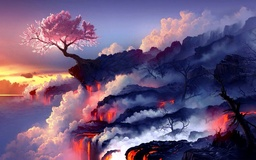
#> input picture Image Manipulation/Input Images/Oogway_forest.jpg, 256 x 160 px, shrunk from 1920 x 1200 before the run
$ python blur_process.py
#> lines starting #> are read from the running program, lines starting #| are printed output that depends on the picture
import concurrent.futures # multiprocessing dependency
import numpy as np
import matplotlib.pyplot as plt
import matplotlib.image as mimg


def rgba2rgb(img):
    height, width, _ = img.shape
    rgb_img_arr = np.zeros(shape=(height, width, 3))

    for i in range(height):
        for j in range(width):
            for k in range(3):
                rgb_img_arr[i, j, k] = img.item((i, j, k))

    return rgb_img_arr


def _get_image(path, ignore_alpha = True):
#> called with path = 'Input Images/Oogway_forest.jpg', ignore_alpha = True
    img = mimg.imread(path)
#> img is the input picture: shape (160, 256, 3); mean R, G, B 109.1, 87, 120.2

    if path.endswith('.jpg') or path.endswith('.tif') or path.endswith('.jpeg'):
        return img / 255

    elif path.endswith('.png') and ignore_alpha:
        return rgba2rgb(img)

    return img

img2 = _get_image('Input Images/Oogway_forest.jpg')


# stop width for blur
def _find_stop_blur(height, width, grid_size, start_pixel) -> list:
    x_dim, y_dim = start_pixel
    padding = grid_size//2
    _stop = (padding + 1) if grid_size & 1 else padding

    if x_dim < height or y_dim < width:
        e_h = height - x_dim if (height - x_dim) <= padding and (x_dim < height) else _stop
        e_w = width - y_dim if (width - y_dim) <= padding and (y_dim < width) else _stop

    if x_dim >= height or y_dim >= width:
        e_h = height - (x_dim - padding) if (height - x_dim) <= padding and (x_dim >= height) else _stop
        e_w = width - (y_dim - padding) if (width - y_dim) <= padding and (y_dim >= width) else _stop

    return [e_h, e_w]


# blur, pixelate dependency
def _avg_color_in_grid(img, grid_size, start_pixel, img_type):

    x_dim, y_dim = start_pixel
    padding = grid_size//2 # no. of pixels on either side of central pixel

    _stop = (padding + 1) if grid_size & 1 else padding  # (less on right side if even)

    r_total, g_total, b_total = 0, 0, 0

    # height, width, _ = img.shape

    # if x_dim < height - _stop and y_dim < width - _stop:
    try:
        r_total, g_total, b_total = 0, 0, 0

        # default grid_size^2 for all pixels not on top or left edge
        total_pixels = grid_size**2 if x_dim > padding and y_dim > padding else 0

        for _i in range(-padding, _stop):
            for _j in range(-padding, _stop):

                if (x_dim + _i >= 0 ) and (y_dim + _j >= 0):

                    r_total += img.item((x_dim + _i, y_dim + _j, 0))
                    g_total += img.item((x_dim + _i, y_dim + _j, 1))
                    b_total += img.item((x_dim + _i, y_dim + _j, 2))

                    # increment by one if pixels on top or left edge
                    total_pixels += 1 and total_pixels != grid_size**2

    # else:
    except IndexError:
        r_total, g_total, b_total = 0, 0, 0
        height, width, _ = img.shape

        if img_type == "BLUR":
            empty_stop_height, empty_stop_width = _find_stop_blur(height, width, grid_size, start_pixel)

        total_pixels = 0
        for _i in range(-padding, empty_stop_height):
            for _j in range(-padding, empty_stop_width):

                r_total += img.item((x_dim + _i, y_dim + _j, 0))
                g_total += img.item((x_dim + _i, y_dim + _j, 1))
                b_total += img.item((x_dim + _i, y_dim + _j, 2))

                total_pixels+=1

    return np.array((r_total, g_total, b_total)) / total_pixels


THRESHOLD_SIZE = 180 # TODO: adjust values


# Crops main array given [height_offset, width_offset]
# * Works
# TODO: Optimize  - (nested functions) - else block
def select_chunk(img, offset) -> np.ndarray:
    img_height, img_width, _ = img.shape

    if (img_height - offset[0] >= THRESHOLD_SIZE) and (img_width - offset[1] >= THRESHOLD_SIZE):

        cropped_arr = np.zeros(shape=(THRESHOLD_SIZE, THRESHOLD_SIZE, 3))

        for _i, i in enumerate(range(offset[0], offset[0] + THRESHOLD_SIZE)):
            for _j, j in enumerate(range(offset[1], offset[1] + THRESHOLD_SIZE)):
                for k in range(3):
                    cropped_arr[_i, _j, k] = img.item((i, j, k))
    else:

        new_img_height = img_height - offset[0] if (img_height - offset[0]) < THRESHOLD_SIZE else THRESHOLD_SIZE
        new_img_width  = img_width  - offset[1] if (img_width  - offset[1]) < THRESHOLD_SIZE else THRESHOLD_SIZE

        cropped_arr = np.zeros(shape=(new_img_height, new_img_width, 3))

        for _i, i in enumerate(range(offset[0], offset[0] + new_img_height)):
            for _j, j in enumerate(range(offset[1], offset[1] + new_img_width)):
                for k in range(3):
                    cropped_arr[_i, _j, k] = img.item((i, j, k))

    return cropped_arr

# Blurs a given 2D array
# * Works
def blur(img, blur_size = 3) -> np.ndarray:
    # blur_size = int(input("Blur size: "))
    # 2 - 18.5s
    # 3 - 24.6s
    # 5 - ~47s
    # 7 - 1m 57.2s
    # 10 - 2m 37.5s

    height, width, _ = img.shape

    new_img_arr = np.zeros(shape=(height, width, 3))

    for i in range(height):
        for j in range(width):

            new_img_arr[i, j] = _avg_color_in_grid(img, blur_size, (i, j), "BLUR")

    return new_img_arr


# Concatenates 1D array of img chunks
# * Works
def put_together(all_chunks_l, img):

    height, width, _ = img.shape

    new_img_arr = np.zeros(shape=(height, width, 3))

    for i_1d, chunk in enumerate(all_chunks_l):
        _offset = [ i_1d // (width//THRESHOLD_SIZE + 1), i_1d % (width//THRESHOLD_SIZE + 1)] # This is correct

        chunk_h, chunk_w, _ = chunk.shape
        for i in range(chunk_h):
            for j in range(chunk_w):
                for k in range(3):
                    new_img_arr[i + (_offset[0] * THRESHOLD_SIZE), j + (_offset[1] * THRESHOLD_SIZE), k] = chunk.item((i, j, k))

    return new_img_arr

# + This should be the parent function
# Rn: makes a 1D array of all chunks
def concatenate_blur_imgs(img, blur_size = 3):

    # * region Separating Chunks
#> called with blur_size = 10
    height, width, _ = img.shape
#> height = 160; width = 256

    all_chunks = []

    number_of_blurs = (height//THRESHOLD_SIZE + 1, width//THRESHOLD_SIZE + 1) # This is correct since range(0, …)
#> number_of_blurs = (1, 2)

    for offset_h in range(number_of_blurs[0]):
        for offset_w in range(number_of_blurs[1]):
            all_chunks.append(select_chunk(img, [offset_h * THRESHOLD_SIZE, offset_w * THRESHOLD_SIZE]))
#> after the loop, all_chunks = 2 items
            # all_chunks[offset_h, offset_w] = select_chunk(img, [offset_h * THRESHOLD_SIZE, offset_w * THRESHOLD_SIZE])

    # return all_chunks

    # I now have a 1-D array of each chunk in the pic
    # * endregion


    # * region Multiprocessing
    all_chunks_blurred = []
#> all_chunks_blurred = []
    with concurrent.futures.ProcessPoolExecutor() as executor:
        # results = [executor.submit(blur, chunk) for chunk in all_chunks]

        sizes_arr = np.full(len(all_chunks) - 1, blur_size)
#> sizes_arr = [10]
        results = executor.map(blur, all_chunks, sizes_arr)

        for result in results:
            all_chunks_blurred.append(result)
#> this loop made 1 pass
#> after the loop, all_chunks_blurred = 1 item

    # * endregion

    # * region Concatenation
    return put_together(all_chunks_blurred, img)
#> the loop in put_together, `for i_1d, chunk in enumerate(all_chunks_l):` made 1 pass
#> (i_1d, chunk_h, chunk_w) on pass 1: (0, 160, 180)
#> after the loop in put_together, `for i_1d, chunk in enumerate(all_chunks_l):`:
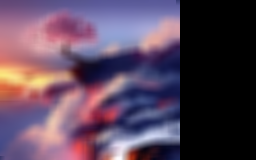
#> new_img_arr: shape (160, 256, 3) float64; mean of channels 0, 1, 2 0.356, 0.274, 0.356; drawn as R, G, B
    # * endregion


if __name__ == "__main__":
    plt.imsave('bruh.png', concatenate_blur_imgs(img2, 10))
# plt.imshow(put_together(concatenate_blur_imgs(img2, 20)))

$ run again, with Image Manipulation/Input Images/Spiral.jpg copied over Image Manipulation/Input Images/Oogway_forest.jpg
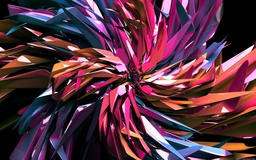
#> input picture Image Manipulation/Input Images/Spiral.jpg, 256 x 160 px, shrunk from 1920 x 1200 before the run
#> in _get_image, img is the input picture: shape (160, 256, 3); mean R, G, B 89.5, 49.7, 65.8
#> after the loop in concatenate_blur_imgs, `for offset_h in range(number_of_blurs[0]):`: all_chunks = 2 items
#> sizes_arr = [10]
#> the loop in concatenate_blur_imgs, `for result in results:` made 1 pass
#> after the loop in concatenate_blur_imgs, `for result in results:`: all_chunks_blurred = 1 item
#> the loop in put_together, `for i_1d, chunk in enumerate(all_chunks_l):` made 1 pass
#> (i_1d, chunk_h, chunk_w) on pass 1: (0, 160, 180)
#> after the loop in put_together, `for i_1d, chunk in enumerate(all_chunks_l):`:
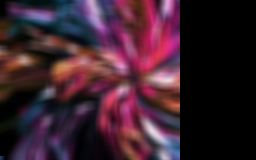
#> new_img_arr: shape (160, 256, 3) float64; mean of channels 0, 1, 2 0.237, 0.133, 0.182; drawn as R, G, B

$ run again, with Image Manipulation/Input Images/Swirly.jpg copied over Image Manipulation/Input Images/Oogway_forest.jpg
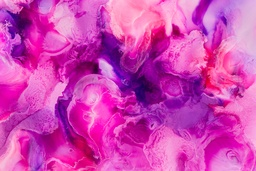
#> input picture Image Manipulation/Input Images/Swirly.jpg, 256 x 171 px, shrunk from 3840 x 2561 before the run
#> in _get_image, img is the input picture: shape (171, 256, 3); mean R, G, B 207.8, 68.3, 178.8
#> after the loop in concatenate_blur_imgs, `for offset_h in range(number_of_blurs[0]):`: all_chunks = 2 items
#> sizes_arr = [10]
#> the loop in concatenate_blur_imgs, `for result in results:` made 1 pass
#> after the loop in concatenate_blur_imgs, `for result in results:`: all_chunks_blurred = 1 item
#> the loop in put_together, `for i_1d, chunk in enumerate(all_chunks_l):` made 1 pass
#> (i_1d, chunk_h, chunk_w) on pass 1: (0, 171, 180)
#> after the loop in put_together, `for i_1d, chunk in enumerate(all_chunks_l):`:
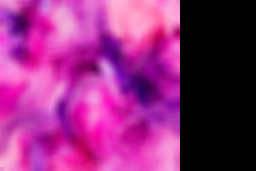
#> new_img_arr: shape (171, 256, 3) float64; mean of channels 0, 1, 2 0.564, 0.168, 0.481; drawn as R, G, B

$ run again, with Image Manipulation/Input Images/Bokeh1.png saved as Image Manipulation/Input Images/Oogway_forest.jpg
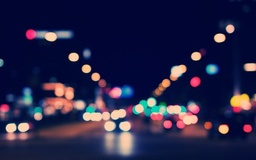
#> input picture Image Manipulation/Input Images/Bokeh1.png, 256 x 160 px, shrunk from 748 x 468 before the run
#> in _get_image, img is the input picture: shape (160, 256, 3); mean R, G, B 39, 37, 71.7
#> after the loop in concatenate_blur_imgs, `for offset_h in range(number_of_blurs[0]):`: all_chunks = 2 items
#> sizes_arr = [10]
#> the loop in concatenate_blur_imgs, `for result in results:` made 1 pass
#> after the loop in concatenate_blur_imgs, `for result in results:`: all_chunks_blurred = 1 item
#> the loop in put_together, `for i_1d, chunk in enumerate(all_chunks_l):` made 1 pass
#> (i_1d, chunk_h, chunk_w) on pass 1: (0, 160, 180)
#> after the loop in put_together, `for i_1d, chunk in enumerate(all_chunks_l):`:
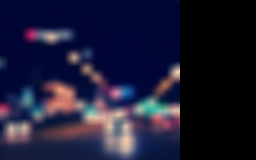
#> new_img_arr: shape (160, 256, 3) float64; mean of channels 0, 1, 2 0.114, 0.11, 0.205; drawn as R, G, B
